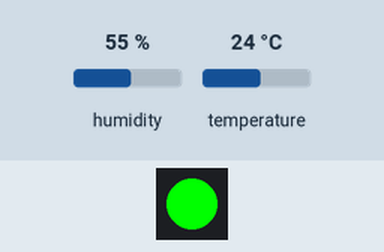
Recording of a sketch running on a simulated ESP32. Shown: 1 RGB LEDs in strip order, left to right. The inputs (shaded band) are chosen by the test bench; at power-on: humidity 55 %, temperature 24 °C. The modem accepts every AT command (registered, SIM ready, sends succeed) and sends nothing else; what the sketch prints to the serial monitor is not drawn.

Above: at 2.09 s.
At 4.6 s:
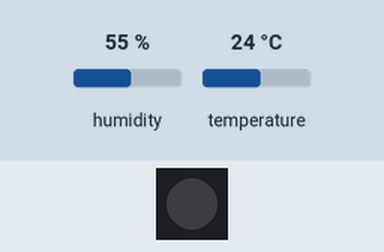
Timing chart, 0 to 8.7 s (numbered marks = the images above):
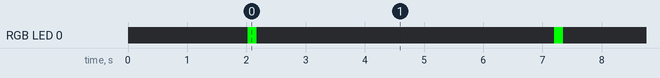

Measured:
- by itself, RGB LED 0: alternates RGB(0, 255, 0) for 0.15 s and off for 5.0 s

The sketch:

TestTransmitter.ino
```cpp
// Using M5 Atom and DX-LR02 915 w/ DHT11

#include <Adafruit_NeoPixel.h>
#include <HardwareSerial.h>
#include <DHT.h>

HardwareSerial LoRaSerial(1);
int txCounter = 0;

#define NEOPIXEL_PIN 27
#define NUMPIXELS 1
Adafruit_NeoPixel pixels(NUMPIXELS, NEOPIXEL_PIN, NEO_GRB + NEO_KHZ800);

// DHT11 setup
#define DHTPIN 26
#define DHTTYPE DHT11
DHT dht(DHTPIN, DHTTYPE);

// DHT11 timing
const unsigned long dhtMinIntervalMs = 2000; // DHT11 needs ~2s
unsigned long lastDhtRead = 0;

bool readDHT(float &t, float &h) {
  // Enforce min interval
  unsigned long now = millis();
  if (now - lastDhtRead < dhtMinIntervalMs) {
    delay(dhtMinIntervalMs - (now - lastDhtRead));
  }

  // Try up to 3 times
  for (int i = 0; i < 3; i++) {
    h = dht.readHumidity();
    t = dht.readTemperature(); // Celsius
    if (!isnan(t) && !isnan(h)) {
      lastDhtRead = millis();
      return true;
    }
    delay(150);
  }
  lastDhtRead = millis();
  return false;
}

void setup() {
  Serial.begin(115200);
  LoRaSerial.begin(9600, SERIAL_8N1, 22, 19); // RX=22, TX=19

  pixels.begin();
  pixels.clear();
  pixels.show();

  dht.begin();

  Serial.println("Transmitter Init...");
  LoRaSerial.println("AT+FREQ=915000000");
  delay(400);
  LoRaSerial.println("AT+SF=7");
  delay(400);

  // Warm-up: discard first read
  float t, h;
  readDHT(t, h);
}

void loop() {
  txCounter++;

  float temp = dht.readTemperature();
  float hum  = dht.readHumidity();

  // Fallbacks if NaN
  if (isnan(temp)) temp = 0;
  if (isnan(hum))  hum  = 0;

  // Build payload with ALL fields
  String payload = "CNT=" + String(txCounter) +
                   ",T=" + String((int)temp) +
                   ",H=" + String((int)hum);

  String cmd = "AT+SEND=255," + String(payload.length()) + "," + payload;

  LoRaSerial.println(cmd);
  Serial.print("TX #");
  Serial.print(txCounter);
  Serial.print(" → ");
  Serial.println(payload);

  // Blink NeoPixel green on send
  pixels.setPixelColor(0, pixels.Color(0, 255, 0));
  pixels.show();
  delay(150);
  pixels.clear();
  pixels.show();

  delay(5000); // send every 5 seconds
}
```
